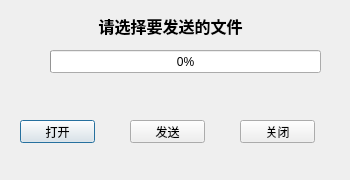
<?xml version="1.0" encoding="UTF-8"?>
<ui version="4.0">
 <class>TcpServer</class>
 <widget class="QDialog" name="TcpServer">
  <property name="geometry">
   <rect>
    <x>0</x>
    <y>0</y>
    <width>350</width>
    <height>180</height>
   </rect>
  </property>
  <property name="windowTitle">
   <string>发送端</string>
  </property>
  <widget class="QLabel" name="serverStatusLabel">
   <property name="geometry">
    <rect>
     <x>70</x>
     <y>10</y>
     <width>201</width>
     <height>31</height>
    </rect>
   </property>
   <property name="font">
    <font>
     <pointsize>12</pointsize>
     <weight>75</weight>
     <bold>true</bold>
    </font>
   </property>
   <property name="text">
    <string>请选择要发送的文件</string>
   </property>
   <property name="alignment">
    <set>Qt::AlignCenter</set>
   </property>
  </widget>
  <widget class="QProgressBar" name="progressBar">
   <property name="geometry">
    <rect>
     <x>50</x>
     <y>50</y>
     <width>271</width>
     <height>23</height>
    </rect>
   </property>
   <property name="value">
    <number>0</number>
   </property>
  </widget>
  <widget class="QPushButton" name="serverOpenBtn">
   <property name="geometry">
    <rect>
     <x>20</x>
     <y>120</y>
     <width>75</width>
     <height>23</height>
    </rect>
   </property>
   <property name="text">
    <string>打开</string>
   </property>
  </widget>
  <widget class="QPushButton" name="serverSendBtn">
   <property name="geometry">
    <rect>
     <x>130</x>
     <y>120</y>
     <width>75</width>
     <height>23</height>
    </rect>
   </property>
   <property name="text">
    <string>发送</string>
   </property>
  </widget>
  <widget class="QPushButton" name="serverCloseBtn">
   <property name="geometry">
    <rect>
     <x>240</x>
     <y>120</y>
     <width>75</width>
     <height>23</height>
    </rect>
   </property>
   <property name="text">
    <string>关闭</string>
   </property>
  </widget>
 </widget>
 <resources/>
 <connections/>
</ui>
